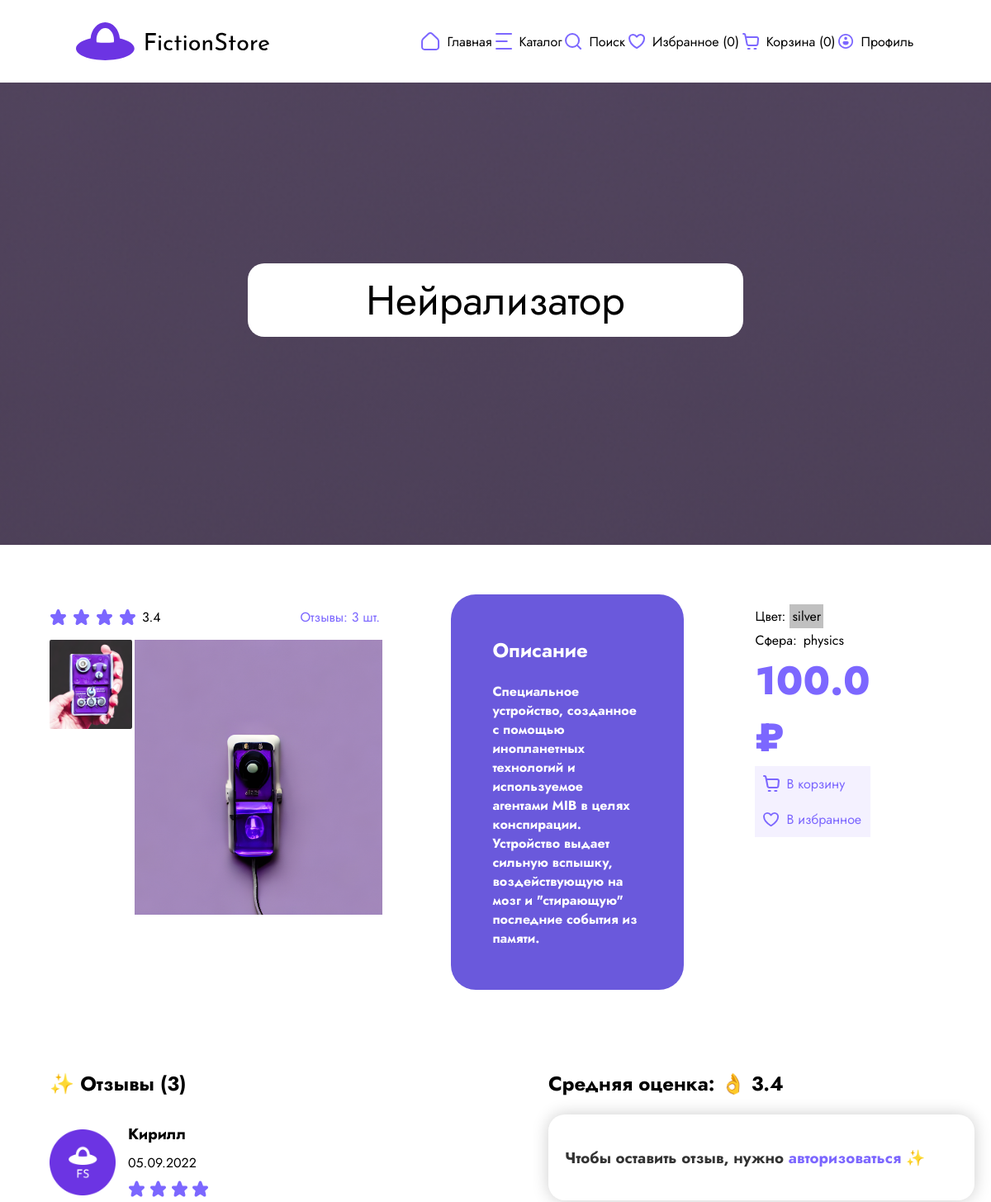
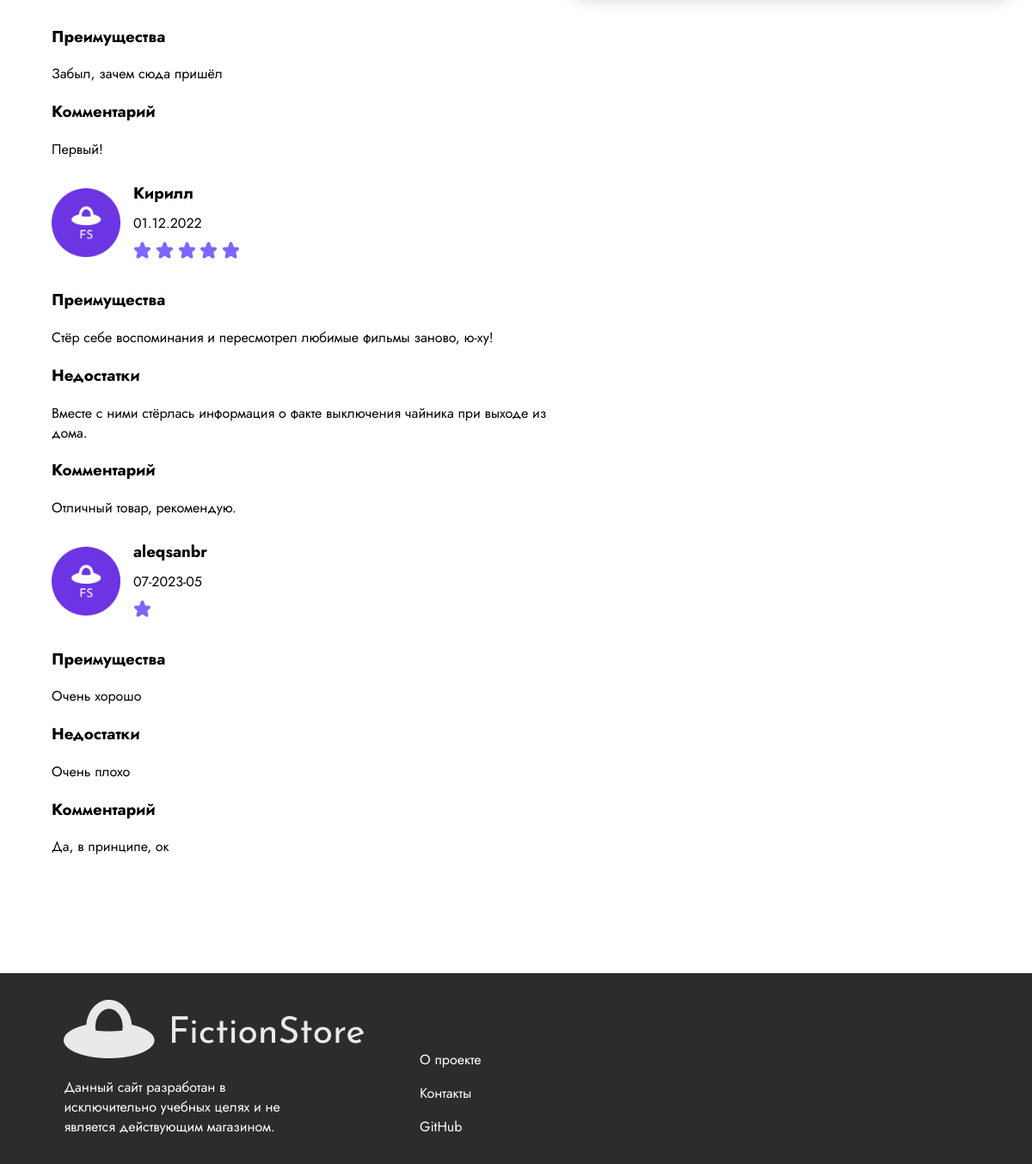
Page /product?id=1 on the committed database (2 pictures, top to bottom).
### app/models.py (models this page shows)
class Item(db.Model):
    __tablename__ = "item"
    id              = db.Column(db.Integer, primary_key=True)
    title           = db.Column(db.String(100), nullable=False)
    price           = db.Column(db.Float, nullable=False)
    description     = db.Column(db.String(1000), nullable=False)
    images          = db.Column(db.JSON) # [ "str", ... ]
    colors          = db.Column(db.JSON) # [ "str", ... ]
    science         = db.Column(db.JSON) # [ "str", ... ]
    comments        = db.relationship("Comment", backref="item")

class Comment(db.Model):
    __tablename__ = "comment"
    id          = db.Column(db.Integer, primary_key=True)
    user_id     = db.Column(db.Integer, db.ForeignKey('user.id'))
    item_id     = db.Column(db.Integer, db.ForeignKey('item.id'))
    date        = db.Column(db.String(10), nullable=False) # "day.month.year"
    score       = db.Column(db.Integer, nullable=False)
    pros        = db.Column(db.String(400))
    cons        = db.Column(db.String(400))
    text        = db.Column(db.String(800))

class User(db.Model):
    __tablename__ = "user"
    id          = db.Column(db.Integer, primary_key=True)
    email       = db.Column(db.String(100), nullable=False, unique=True)
    password    = db.Column(db.String(100), nullable=False)
    token       = db.Column(db.String(100), nullable=False, unique=True)
    name        = db.Column(db.String(50), nullable=False)
    surname     = db.Column(db.String(50))
    comments    = db.relationship("Comment", backref="user")
    basket      = db.relationship("Item", secondary=basket, backref=db.backref('users_have_basket'))
    favourites  = db.relationship("Item", secondary=favourites, backref=db.backref('users_have_fav'))

### app/controllers.py (the view)
@app.route('/product', methods=['GET', 'POST'])
def product():
    id = request.args.get('id')
    if not id or not (item := db.session.query(Item).filter(Item.id == id).first()):
        return redirect("404", code=404), {"Refresh": "0; url=/404"}
    average=0
    if item.comments:
        for comment in item.comments:
            average += comment.score
        average /= len(item.comments)
    user = authToken(request)
    if score := request.form.get('score'):
        pros = request.form.get('pros')
        cons = request.form.get('cons')
        text = request.form.get('text')
        item.comments.append(Comment(user_id=user.id, date=datetime.today().strftime('%d-%Y-%m'),
                                    score=int(score), pros=pros, cons=cons, text=text))
        db.session.commit()
    favs_len, basket_len = favs_basket_len(user, request.cookies)
    if user:
        in_fav = user.favourites.count(item) != 0
        in_basket = user.basket.count(item) != 0
    else:
        in_fav = (favourites := request.cookies.get('favourites')) and id+',' in favourites
        in_basket = (basket := request.cookies.get('basket')) and id+',' in basket
    return render_template('product.html', favs_len=favs_len, basket_len=basket_len,
                           item=item, in_fav=in_fav, in_basket=in_basket,
                           average=average, user=user)

### app/controllers.py (called while the page is built)
def authToken(request):
    token = request.cookies.get('token')
    if token and (user := db.session.query(User).filter_by(token=token).first()):
        return user
    return False

def favs_basket_len(user, cookies):
    if user:
        return len(user.favourites), len(user.basket)
    return len(cookies.get('favourites') or "")//2, len(cookies.get('basket') or "")//2

### app/templates/product.html (shortened to what this page needs)
<!DOCTYPE html>
<html lang="en">
<head>
    <link rel="stylesheet" href="static/styles/style.css">
</head>
<body>
<header>
    <div class="navigator">
        <a href="/" style="display: contents;"><img src="static/img/gui/logo.svg"></a>
        <nav class="hide">
                <span>
                    <img src="static/img/gui/home.svg">
                    <a href="/">Главная</a>
                </span>
            <span>
                    <img src="static/img/gui/Catalog.svg">
                    <a href="catalog">Каталог</a>
                </span>
            <span>
                    <img src="static/img/gui/Search.svg">
                    <a href="/#search">Поиск</a>
                </span>
            <span>
                    <img src="static/img/gui/favourite.svg">
                    <a href="favourites">Избранное ({{ favs_len }})</a>
                </span>
            <span>
                    <img src="static/img/gui/backets.svg">
                    <a href="basket">Корзина ({{ basket_len }})</a>
                </span>
            <span>
                    <img src="static/img/gui/Profile.svg">
                    <a href="profile">Профиль</a>
                </span>
        </nav>
    </div>
</header>
<main class="product-main">
    <h1>{{ item.title }}</h1>
</main>
<div class="item-container">
    <span style="width:100%;">
        <div class="product item-column1">
            <span class="starsnfav">
                <span class="item-stars">
                    {% if item.comments %}
                        {% for _ in range (average | round(0, 'ceil') | int) %}
                            <img src="static/img/gui/star.svg" alt="">
                        {% endfor %}
                        <p>{{ average | round(1, 'ceil') }}</p>
                    {% endif %}
                </span>
                <a href="#reviews">Отзывы: {{ item.comments|length }} шт.</a>
            </span>
            <span style="width:35%;">
                <div class="additional">
                    {% for image in item.images[1:] %}
                        <img preview src="/static/img/items/{{ image }}" width="100" height="108">
                    {% endfor %}
                </div>
                <img preview src="/static/img/items/{{ item.images.0 }}" width="300" height="333">
            </span>
        </div>
    <aside class="item-column3 product description">
        <h2><b>Описание</b></h2>
        <h4>{{ item.description }}</h4>
    </aside>
        <aside class="item-column2 product" style="margin-top: 1.1%;">
        <div class="characteristics">
            <div class="characteristic">
                <span style="padding-top: 3px">Цвет:</span>
                {% for color in item.colors %}
                    <span style="background: {{ color }}; padding: 3px; margin-left: 5px">{{ color }}</span>
                {% endfor %}
            </div>
            <div class="characteristic">
                <span style="padding-top: 3px">Сфера:</span>
                    <span style="padding: 3px; margin-left: 5px">{% for sci in item.science %}
                        {{ sci }}{% endfor %}</span>
            </div>
            <div class="price-label">{{ item.price }} ₽</div>
            <div class="favcart" id="basketBox">
                {% if in_basket %}
                    <input type="checkbox" id="basket" checked>
                    <img style="color: rgba(124, 103, 255, 1)" src="static/img/gui/cart.svg">
                    <label for="basket">В корзине</label>
                {% else %}
                    <img style="color: rgba(124, 103, 255, 1)" src="static/img/gui/cart.svg">
                    <label for="basket">В корзину</label>
                {% endif %}
            </div>
            <div class="favcart" id="favBox">
                {% if in_fav %}
                    <input type="checkbox" id="fav" checked>
                    <img src="static/img/gui/favourite.svg"><label for="fav">В избранном</label>
                {% else %}
                    <img src="static/img/gui/favourite.svg"><label for="fav">В избранное</label>
                {% endif %}
            </div>
        </div>
        </aside>
    </span>
    <span class="reviews-container">
        <aside class="reviews-texts">
            <div id="reviews" class="reviews">
                <h2>✨ Отзывы ({{ item.comments|length }})</h2>
                {% for comment in item.comments %}
                    <span class="review-head">
                        <img class="reviewer-pic" src="static/img/gui/favicon.ico">
                    <div class="reviewer-name">
                        <h3>{{ comment.user.name }} </h3>
                        <p>{{ comment.date }}</p>
                        {% for _ in range(comment.score | int) %}
                            <img src="static/img/gui/star.svg" alt="">
                        {% endfor %}
                    </div>
                    </span>
                    {% if comment.pros %}
                        <h3>Преимущества</h3>
                        <p>{{ comment.pros }}</p>
                    {% endif %}
                    {% if comment.cons %}
                        <h3>Недостатки</h3>
                        <p>{{ comment.cons }}</p>
                    {% endif %}
                    {% if comment.text %}
                        <h3>Комментарий</h3>
                        <p>{{ comment.text }} </p>
                    {% endif %}
                {% endfor %}
            </div>
        </aside>
        <div class="catalog">
            <h2>Средняя оценка:
                {% if average | round(1, 'ceil') >= 2 and average | round(1, 'ceil') < 4 %}
                    👌 {{ average | round(1, 'ceil') }}
                {% endif %}
            </h2>
            <div class="itemcomm_body">
                {% if user %}
                    <form action="#" method="post" class="itemcomm_form">
                    <h3 class="itemcomm_title">😉 Оставьте свой отзыв, {{ user.name }}</h3>
                    <div class="itemcomm_formgroup">
                        <label for="itemcomm_pros" class="itemcomm_label">Преимущества:</label>
                        <textarea name="pros" id="itemcomm_pros" rows="5"
                                  class="itemcomm_input itemcomm_textarea"></textarea>
                        <label for="itemcomm_cons" class="itemcomm_label">Недостатки:</label>
                        <textarea name="cons" id="itemcomm_cons" rows="5"
                                  class="itemcomm_input itemcomm_textarea"></textarea>
                    </div>
                    <label for="itemcomm_comment" class="itemcomm_label">Комментарий:</label>
                    <textarea name="text" id="itemcomm_comment" rows="10"
                              class="itemcomm_input itemcomm_textarea"></textarea>
                    <label for="itemcomm_rating" class="itemcomm_label">Общая оценка:</label>
                    <input type="number" name="score" id="itemcomm_rating" min="1" max="5" value="5"
                           class="itemcomm_input itemcomm_number"/>
                    <input type="submit" value="Отправить" class="itemcomm_submit"/>
                </form>
                {% else %}
                    <div class="itemcomm_form">
                    <h3 class="itemcomm_title">Чтобы оставить отзыв, нужно <a href="/login">авторизоваться</a> ✨</h3>
                </div>
                {% endif %}
            </div>
        </div>
    </span>
</div>
<footer>
    <div class="annotation">
        <img src="static/img/gui/white_logo.png">
        <p>Данный сайт разработан в исключительно учебных целях и не является действующим магазином.</p>
    </div>
    <div class="nav_footer">
        <a href="#">
            <p>О проекте</p>
        </a>
        <a href="#">
            <p>Контакты</p>
        </a>
        <a href="https://github.com/BeidinaDaria/Fiction-store.git">
            <p>GitHub</p>
        </a>
    </div>
</footer>
</body>
</html>

### app/static/styles/style.css (style rules this page uses)
body, html { margin: 0; overflow-x: hidden; }
* { font-family: 'Jost', sans-serif; }
.description { padding: 30px 50px; background: rgb(106, 89, 220); border-radius: 30px; max-width: 25%; justify-content: center; }
.description { color: white; }
.favcart { align-items: center; display: flex; color: rgba(124, 103, 255, 1); padding: 10px; background: rgba(244, 241, 255, 1); }
.favcart img { padding-right: 8px; width: 20px; }
.favcart label:before { display: none; }
.price-label { color: rgba(124, 103, 255, 1); font-weight: 800; font-size: 300%; }
.reviews-container { margin-top: 7%; }
.review-head { display: flex; flex-direction: row; align-items: center; }
.reviewer-pic { width: 80px; height: 80px; margin-right: 15px; }
.reviewer-name { margin-top: 10px; }
.reviewer-name h3, .reviewer-name img, .reviewer-name p { margin: 0 0 10px; }
a { text-decoration: none; color: rgba(124, 103, 255, 1); }
@media (min-width: 900px) { .reviews-texts { width: 55%; margin-right: 10px; } }
@media (min-width: 900px) { .item-column2 { width: 60%; } }
@media (min-width: 900px) { .item-container { margin: 5%; } }
@media (min-width: 900px) { span { display: flex; flex-direction: row; } }
@media (min-width: 900px) { header { display: flex; flex-direction: column; background: #FAF8F8; margin-bottom: 0; height: 100px; } }
@media (min-width: 900px) { header > .navigator > .hide > span { height: 100px; margin: 50px 0; } }
@media (min-width: 900px) { header > .navigator, header > .navigator > nav { background: #ffffff; display: flex; flex-direction: row; justify-content: space-around; height: 100%; align-items: center; } }
@media (min-width: 900px) { header > .navigator > nav { width: 50%; height: 25%; vertical-align: middle; background: none; } }
@media (min-width: 900px) { header > .navigator > a { display: none; } }
@media (min-width: 900px) { header a { color: #000; } }
@media (min-width: 900px) { .hide > span { display: flex; align-items: center; } }
@media (min-width: 900px) { .hide > span > img { padding-right: 8px; } }
@media (min-width: 900px) { main { height: 70vh; background: url(../img/gui/kruzhochki.svg); background-position: center; background-repeat: no-repeat; background-attachment: scroll; margin-top: 0; display: flex; flex-direction: column; justify-content: center; align-items: center; background-color: #E6E6E6; } }
@media (min-width: 900px) { main > h1 { margin-top: 0; width: 50%; text-align: center; font-size: 50px; font-weight: 400; } }
@media (min-width: 900px) { .item-stars img { padding-right: 7px; } }
@media (min-width: 900px) { footer { background: rgba(44, 44, 44, 1); margin-top: 10%; padding: 1rem; } }
@media (min-width: 900px) { footer > .annotation, footer > .nav_footer { display: inline-block; color: white; } }
@media (min-width: 900px) { footer > .annotation { width: 25%; margin-left: 5%; padding-top: 15px; } }
@media (min-width: 900px) { footer > .annotation > p { color: white; } }
@media (min-width: 900px) { footer > .nav_footer { margin-left: 10%; } }
@media (min-width: 900px) { footer > .nav_footer > a { color: white; } }
@media (min-width: 900px) { input, label { display: inline-block; } }
@media (min-width: 900px) { label:before { display: inline-block; width: 1em; height: 1em; flex-shrink: 0; flex-grow: 0; border: 1px solid #adb5bd; border-radius: 0.25em; margin-left: -1em; margin-right: 0.5em; background-repeat: no-repeat; background-position: center center; background-size: 50% 50%; margin-top: 8px; } }
@media (min-width: 900px) { .product { display: inline-block; margin-right: 8%; } }
@media (min-width: 900px) { .additional { width: 100%; display: flex; flex-direction: column; margin-right: 2%; } }
@media (min-width: 900px) { .additional > img { margin-bottom: 2%; border-radius: 2%; } }
.starsnfav { display: flex; align-items: center; justify-content: space-between; }
.characteristic { display: flex; flex-direction: row; }
.itemcomm_title { color: #333; }
.itemcomm_form { width: 100%; margin: 0 auto; background-color: #fff; padding: 20px; box-shadow: 0px 0px 20px rgba(0, 0, 0, 0.2); border-radius: 20px; }
html, body { max-width: 100%; overflow-x: hidden; }
img.preview { object-fit: cover; transition: all 0.2s ease-in-out; }

### rows in the picture
Item: title "Нейрализатор", description "Специальное устройство, созданное с помощью инопланетных технологий и используемое агентами MIB в целях конспирации. Устройство выдает сильную вспышку, воздействующую на мозг и \"стирающую\" последние события из памяти.", price "100.0"
Comment: user.name "Кирилл", date "05.09.2022", score 4 (drawn), pros "Забыл, зачем сюда пришёл", text "Первый!"
Comment: user.name "Кирилл", date "01.12.2022", score 5 (drawn), pros "Стёр себе воспоминания и пересмотрел любимые фильмы заново, ю-ху!", cons "Вместе с ними стёрлась информация о факте выключения чайника при выходе из дома.", text "Отличный товар, рекомендую."
Comment: user.name "aleqsanbr", date "07-2023-05", score 1 (drawn), pros "Очень хорошо", cons "Очень плохо", text "Да, в принципе, ок"

### other values in the picture
{{ favs_len }} "0"
{{ basket_len }} "0"
{{ average | round(1, 'ceil') }} "3.4"
{{ item.comments|length }} "3"
{{ color }} "silver"
{{ sci }} "physics"
